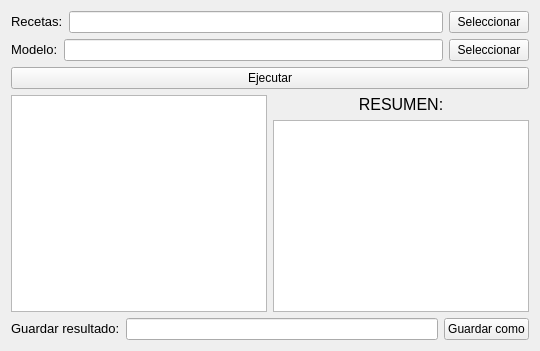
      <widget class="QWidget" name="pagina_clasificacion">
       <layout class="QGridLayout" name="gridLayout_8">
        <item row="0" column="0">
         <layout class="QHBoxLayout" name="horizontalLayout_19">
          <item>
           <widget class="QLabel" name="label_3">
            <property name="text">
             <string>&lt;html&gt;&lt;head/&gt;&lt;body&gt;&lt;p&gt;&lt;span style=&quot; font-size:10pt;&quot;&gt;Recetas:&lt;/span&gt;&lt;/p&gt;&lt;/body&gt;&lt;/html&gt;</string>
            </property>
           </widget>
          </item>
          <item>
           <widget class="QLineEdit" name="lineEdit"/>
          </item>
          <item>
           <widget class="QPushButton" name="SelecionarRecetas">
            <property name="text">
             <string>Seleccionar</string>
            </property>
           </widget>
          </item>
         </layout>
        </item>
        <item row="1" column="0">
         <layout class="QGridLayout" name="gridLayout_4">
          <item row="0" column="0">
           <widget class="QLabel" name="label_13">
            <property name="text">
             <string>&lt;html&gt;&lt;head/&gt;&lt;body&gt;&lt;p&gt;&lt;span style=&quot; font-size:10pt;&quot;&gt;Modelo:&lt;/span&gt;&lt;/p&gt;&lt;/body&gt;&lt;/html&gt;</string>
            </property>
           </widget>
          </item>
          <item row="0" column="1">
           <widget class="QLineEdit" name="lineEdit_2"/>
          </item>
          <item row="0" column="2">
           <widget class="QPushButton" name="SeleccionarModelo">
            <property name="text">
             <string>Seleccionar</string>
            </property>
           </widget>
          </item>
         </layout>
        </item>
        <item row="4" column="0">
         <layout class="QHBoxLayout" name="horizontalLayout_21">
          <item>
           <widget class="QLabel" name="label_15">
            <property name="text">
             <string>&lt;html&gt;&lt;head/&gt;&lt;body&gt;&lt;p&gt;&lt;span style=&quot; font-size:10pt;&quot;&gt;Guardar resultado:&lt;/span&gt;&lt;/p&gt;&lt;/body&gt;&lt;/html&gt;</string>
            </property>
           </widget>
          </item>
          <item>
           <widget class="QLineEdit" name="lineEdit_3"/>
          </item>
          <item>
           <widget class="QPushButton" name="GuardarComo">
            <property name="text">
             <string>Guardar como</string>
            </property>
           </widget>
          </item>
         </layout>
        </item>
        <item row="3" column="0">
         <layout class="QHBoxLayout" name="horizontalLayout_20">
          <item>
           <widget class="QTableView" name="tableView">
            <property name="alternatingRowColors">
             <bool>true</bool>
            </property>
            <property name="sortingEnabled">
             <bool>true</bool>
            </property>
            <attribute name="horizontalHeaderStretchLastSection">
             <bool>true</bool>
            </attribute>
            <attribute name="verticalHeaderStretchLastSection">
             <bool>true</bool>
            </attribute>
           </widget>
          </item>
          <item>
           <layout class="QVBoxLayout" name="verticalLayout_8">
            <item>
             <widget class="QLabel" name="label_14">
              <property name="text">
               <string>&lt;html&gt;&lt;head/&gt;&lt;body&gt;&lt;p align=&quot;center&quot;&gt;&lt;span style=&quot; font-size:12pt;&quot;&gt;RESUMEN:&lt;/span&gt;&lt;/p&gt;&lt;/body&gt;&lt;/html&gt;</string>
              </property>
             </widget>
            </item>
            <item>
             <widget class="QGraphicsView" name="graphicsView"/>
            </item>
           </layout>
          </item>
         </layout>
        </item>
        <item row="2" column="0">
         <widget class="QPushButton" name="btnConfirmarClasificacion">
          <property name="text">
           <string>Ejecutar</string>
          </property>
          <property name="checkable">
           <bool>true</bool>
          </property>
         </widget>
        </item>
       </layout>
      </widget>
